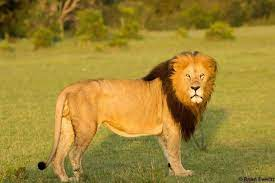
#> input picture imageprocessingpratice/lion.jpeg, 275 x 183 px
$ python 4.7.py
#> lines starting #> are read from the running program, lines starting #| are printed output that depends on the picture; long printed decimals are rounded
import cv2
import matplotlib.pyplot as plt
import numpy as np
import math
img=cv2.imread("lion.jpeg")
#> img is the input picture: shape (183, 275, 3); mean B, G, R 51.7, 133.4, 159.1
hsv=cv2.cvtColor(img,cv2.COLOR_BGR2HSV)
#> hsv: shape (183, 275, 3); mean H, S, V 23.6, 174.7, 159.3
hue,sat,val=cv2.split(hsv)
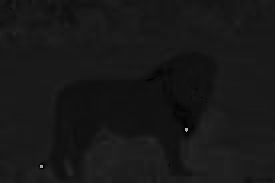
#> hue: shape (183, 275); min 0, max 179, mean 23.6
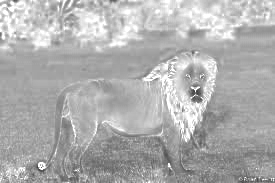
#> sat: shape (183, 275); min 55, max 255, mean 174.7
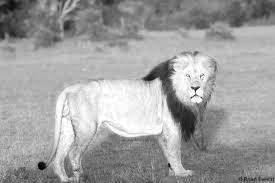
#> val: shape (183, 275); min 3, max 255, mean 159.3
mid=0.5
mean=np.mean(val)
#> mean = 159.3
gamma = math.log(mid*255)/math.log(mean)
#> gamma = 0.956
print(gamma)
#| 0.9561
# gamma düzeltmesi value bandında
val_gamma = np.power(val, gamma).clip(0,255).astype(np.uint8)
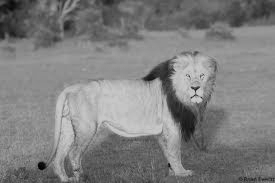
#> val_gamma: shape (183, 275); min 2, max 199, mean 126.7
# iyileştirilen value bandı ile görüntünün diğer bantlarını birleştirme
hsv_gamma = cv2.merge([hue, sat, val_gamma])
#> hsv_gamma: shape (183, 275, 3); mean H, S, V 23.6, 174.7, 126.7
img_gamma2 = cv2.cvtColor(hsv_gamma, cv2.COLOR_HSV2BGR)
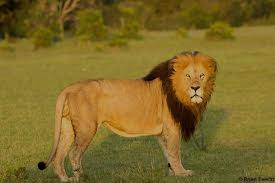
#> img_gamma2: shape (183, 275, 3); mean B, G, R 40.6, 105.8, 126.6
cv2.imshow('orijinal', img)
cv2.imshow('SONUC', img_gamma2)
cv2.waitKey(0)

$ run again, with imageprocessingpratice/einstein.jpg copied over imageprocessingpratice/lion.jpeg
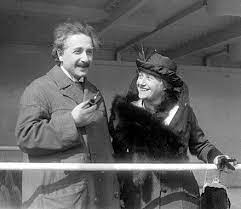
#> input picture imageprocessingpratice/einstein.jpg, 241 x 209 px
#> img is the input picture: shape (209, 241, 3); min 0, max 255, mean 95.5
#> hsv: shape (209, 241, 3); mean H, S, V 0, 0, 95.5
#> hue: shape (209, 241); every value is 0
#> mean = 95.52
#> gamma = 1.06
#| 1.063
#> `val_gamma = np.power(val, gamma).clip(0,255).astype(np.uint8)`:
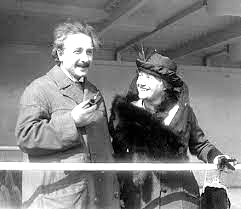
#> val_gamma: shape (209, 241); min 0, max 255, mean 124.6
#> hsv_gamma: shape (209, 241, 3); mean H, S, V 0, 0, 124.6

$ run again, with imageprocessingpratice/hand.jpg copied over imageprocessingpratice/lion.jpeg
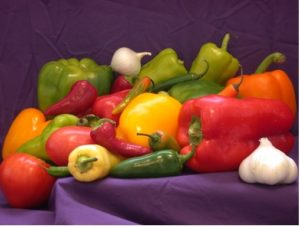
#> input picture imageprocessingpratice/hand.jpg, 300 x 227 px
#> img is the input picture: shape (227, 300, 3); mean B, G, R 60.1, 69, 122.9
#> hsv: shape (227, 300, 3); mean H, S, V 100.2, 154.9, 124.5
#> `hue,sat,val=cv2.split(hsv)`:
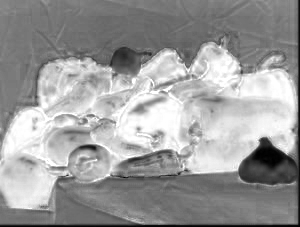
#> sat: shape (227, 300); min 0, max 255, mean 154.9
#> `hue,sat,val=cv2.split(hsv)`:
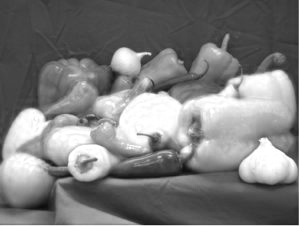
#> val: shape (227, 300); min 12, max 255, mean 124.5
#> mean = 124.5
#> gamma = 1
#| 1.005
#> hsv_gamma: shape (227, 300, 3); mean H, S, V 100.2, 154.9, 126.7
